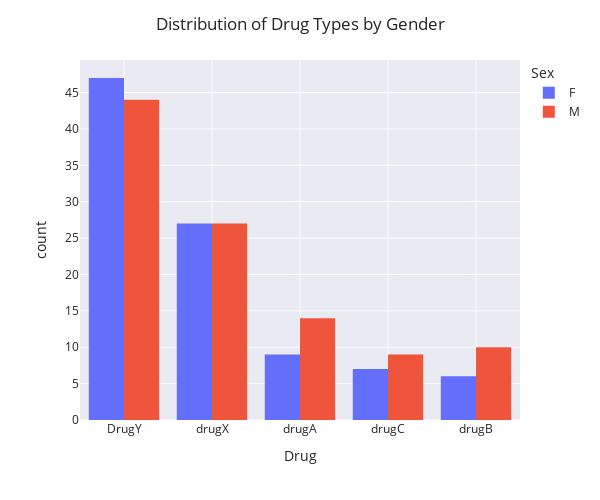

Notebook cell for this chart:
### Markdown cell above
# Exploratory Data Analysis

### Code cell
fig = px.histogram(drug_df, x='Drug',color='Sex', height=500, width=600)
fig.update_layout(
    template="seaborn",barmode='group', xaxis={'categoryorder':'total descending'},
    title='Distribution of Drug Types by Gender')
fig

### Figure 1 — Plotly figure (JSON) as saved in the notebook; plotly's stock layout.template omitted (floating-point values rounded to 4 significant figures)
{"data": [{"alignmentgroup": "True", "bingroup": "x", "hovertemplate": "Sex=F<br>Drug=%{x}<br>count=%{y}<extra></extra>", "legendgroup": "F", "marker": {"color": "#636efa", "pattern": {"shape": ""}}, "name": "F", "offsetgroup": "F", "orientation": "v", "showlegend": true, "type": "histogram", "x": ["DrugY", "drugX", "DrugY", "drugX", "DrugY", "drugC", "DrugY", "DrugY", "drugX", "DrugY", "DrugY", "DrugY", "DrugY", "DrugY", "drugX", "DrugY", "drugX", "DrugY", "drugX", "DrugY", "drugB", "drugX", "drugX", "drugA", "DrugY", "DrugY", "DrugY", "drugB", "drugC", "DrugY", "drugB", "DrugY", "DrugY", "DrugY", "drugX", "DrugY", "drugA", "DrugY", "drugA", "drugX", "drugC", "drugA", "drugC", "drugX", "DrugY", "DrugY", "DrugY", "DrugY", "DrugY", "DrugY", "DrugY", "drugA", "drugC", "drugX", "drugX", "drugX", "drugX", "drugA", "DrugY", "DrugY", "drugB", "DrugY", "drugX", "DrugY", "DrugY", "drugB", "drugA", "drugX", "DrugY", "drugX", "drugA", "drugX", "drugX", "drugC", "drugX", "drugX", "drugB", "DrugY", "DrugY", "drugX", "DrugY", "drugA", "drugX", "DrugY", "DrugY", "DrugY", "DrugY", "DrugY", "drugX", "drugX", "DrugY", "DrugY", "DrugY", "DrugY", "drugC", "drugX"], "xaxis": "x", "yaxis": "y"}, {"alignmentgroup": "True", "bingroup": "x", "hovertemplate": "Sex=M<br>Drug=%{x}<br>count=%{y}<extra></extra>", "legendgroup": "M", "marker": {"color": "#EF553B", "pattern": {"shape": ""}}, "name": "M", "offsetgroup": "M", "orientation": "v", "showlegend": true, "type": "histogram", "x": ["drugC", "drugC", "drugC", "DrugY", "DrugY", "DrugY", "drugX", "drugA", "drugC", "DrugY", "DrugY", "DrugY", "DrugY", "DrugY", "drugB", "drugX", "drugX", "drugX", "drugA", "drugX", "drugX", "DrugY", "drugX", "drugC", "DrugY", "drugX", "DrugY", "drugB", "DrugY", "drugX", "DrugY", "drugA", "DrugY", "drugX", "drugA", "drugX", "DrugY", "drugB", "DrugY", "DrugY", "drugB", "drugX", "drugB", "DrugY", "DrugY", "DrugY", "DrugY", "drugX", "DrugY", "drugA", "drugX", "DrugY", "drugX", "drugX", "DrugY", "drugB", "DrugY", "drugA", "drugX", "DrugY", "drugX", "DrugY", "DrugY", "DrugY", "DrugY", "drugX", "DrugY", "DrugY", "drugX", "DrugY", "drugX", "drugB", "drugA", "drugB", "DrugY", "drugA", "drugX", "drugC", "drugA", "drugB", "drugX", "DrugY", "drugC", "drugA", "DrugY", "drugX", "DrugY", "DrugY", "drugX", "drugA", "drugA", "DrugY", "DrugY", "drugB", "drugA", "DrugY", "DrugY", "DrugY", "drugA", "DrugY", "drugC", "drugC", "drugX", "drugX"], "xaxis": "x", "yaxis": "y"}], "layout": {"barmode": "group", "height": 500, "legend": {"title": {"text": "Sex"}, "tracegroupgap": 0}, "margin": {"t": 60}, "title": {"text": "Distribution of Drug Types by Gender"}, "width": 600, "xaxis": {"anchor": "y", "categoryorder": "total descending", "domain": [0, 1], "title": {"text": "Drug"}}, "yaxis": {"anchor": "x", "domain": [0, 1], "title": {"text": "count"}}}}
